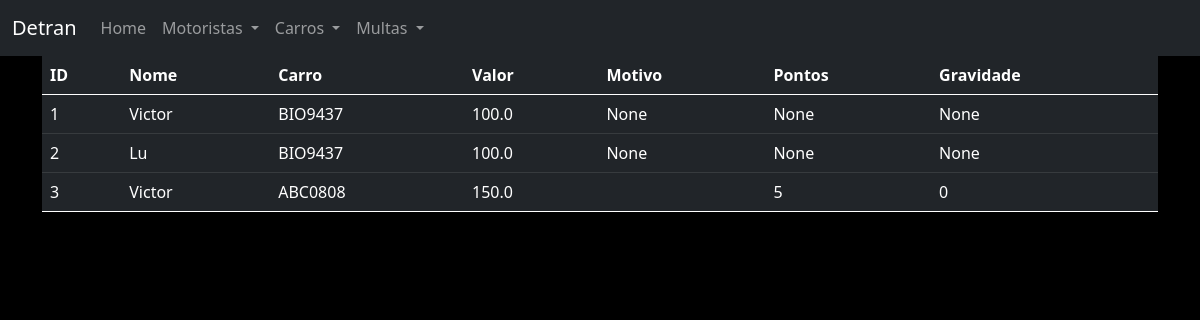
Screenshot of /multa/todos with the database file from the repository.
### app/models.py (models this page shows, shortened)
class Multa(db.Model):
    id = db.Column(db.Integer, primary_key=True)
    valor = db.Column(db.Float)
    motivo = db.Column(db.String(32))
    pontos = db.Column(db.Integer)
    gravidade = db.Column(db.Integer)
    motorista_id = db.Column(db.Integer, db.ForeignKey("motorista.id"))
    carro_id = db.Column(db.Integer, db.ForeignKey("carro.id"))

class Motorista(db.Model):
    id = db.Column(db.Integer, primary_key=True)
    nome = db.Column(db.String(32), nullable=False)
    cpf = db.Column(db.String(11), nullable=False, unique=True)
    carros = db.relationship('Carro', backref="dono")
    multas = db.relationship('Multa', backref="motorista")

class Carro(db.Model):
    id = db.Column(db.Integer, primary_key=True)
    fabricante = db.Column(db.String(32), nullable=False)
    modelo = db.Column(db.String(16), nullable=False)
    placa = db.Column(db.String(8), nullable=False, unique=True)
    dono_id = db.Column(db.Integer, db.ForeignKey("motorista.id"))
    multas = db.relationship('Multa', backref="carro")

### app/multa/routes.py (the view)
@multa.route("/todos")
def todos():
    dados = Multa.query.all()
    return render_template("multa_todos.html", dados=dados)

### app/templates/multa_todos.html
{% extends 'base.html' %}
{% block content %}
<table class="table table-dark table-hover">
    <thead>
        <tr>
            <th>ID</th>
            <th>Nome</th>
            <th>Carro</th>
            <th>Valor</th>
            <th>Motivo</th>
            <th>Pontos</th>
            <th>Gravidade</th>
        </tr>
    </thead>
    <tbody>
        {% for dado in dados %}
        <tr>
            <td>{{ dado.id }}</td>
            <td>{{ dado.motorista.nome }}</td>
            <td>{{ dado.carro.placa }}</td>
            <td>{{ dado.valor }}</td>
            <td>{{ dado.motivo }}</td>
            <td>{{ dado.pontos }}</td>
            <td>{{ dado.gravidade }}</td>
        </tr>
        {% endfor %}
    </tbody>
{% endblock %}

### app/templates/base.html (shortened to what this page needs)
<html>
    <head>
        <link href="https://cdn.jsdelivr.net/npm/bootstrap@5.0.2/dist/css/bootstrap.min.css" rel="stylesheet">
    </head>
    <body style="background-color: black !important; color: white !important;">
        <nav class="navbar navbar-expand-sm navbar-dark bg-dark">
            <div class="container-fluid">
                <a class="navbar-brand" href="#">Detran</a>
                <ul class="navbar-nav me-auto mb-2 mb-lg-0">
                    <li class="nav-item">
                        <a class="nav-link" href="{{ url_for('main.index') }}">Home</a>
                    </li>
                    <li class="nav-item dropdown">
                        <a class="nav-link dropdown-toggle" href="#" id="menuCliente" role="button" data-bs-toggle="dropdown" aria-expanded="false">
                            Motoristas
                        </a>
                    </li>
                    <li class="nav-item dropdown">
                        <a class="nav-link dropdown-toggle" href="#" id="menuCarros" role="button" data-bs-toggle="dropdown" aria-expanded="false">
                            Carros
                        </a>
                    </li>
                    <li class="nav-item dropdown">
                        <a class="nav-link dropdown-toggle" href="#" id="menuMultas" role="button" data-bs-toggle="dropdown" aria-expanded="false">
                            Multas
                        </a>
                    </li>
                </ul>
            </div>
        </nav>
        <div class="container">
            {% block content %}
            {% endblock %}
        </div>
    </body>
</html>

### rows the page displays
Multa: id "1", motorista.nome "Victor", carro.placa "BIO9437", valor "100.0", motivo "None", pontos "None", gravidade "None"
Multa: id "2", motorista.nome "Lu", carro.placa "BIO9437", valor "100.0", motivo "None", pontos "None", gravidade "None"
Multa: id "3", motorista.nome "Victor", carro.placa "ABC0808", valor "150.0", pontos "5", gravidade "0"
